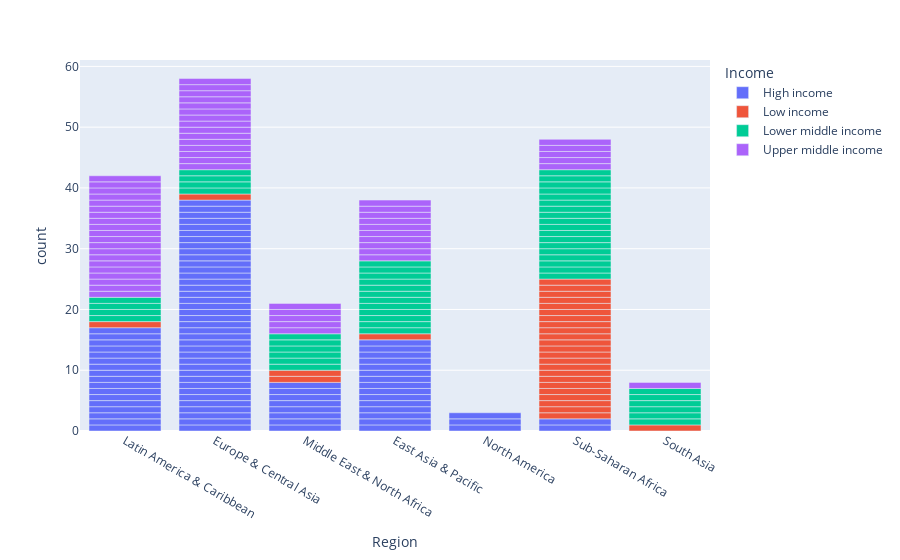

The cell this chart's notebook holds for it:
### Code cell
fig1 = px.bar(df2,x='Region',color='Income')
fig1.show()

### Figure 1 — Plotly figure (JSON) as saved in the notebook; plotly's stock layout.template omitted (floating-point values rounded to 4 significant figures)
{"data": [{"alignmentgroup": "True", "hovertemplate": "Income=High income<br>Region=%{x}<br>count=%{y}<extra></extra>", "legendgroup": "High income", "marker": {"color": "#636efa"}, "name": "High income", "offsetgroup": "High income", "orientation": "v", "showlegend": true, "textposition": "auto", "type": "bar", "x": ["Latin America & Caribbean ", "Europe & Central Asia", "Middle East & North Africa", "Latin America & Caribbean ", "East Asia & Pacific", "Europe & Central Asia", "Europe & Central Asia", "Middle East & North Africa", "Latin America & Caribbean ", "North America", "Latin America & Caribbean ", "East Asia & Pacific", "North America", "Europe & Central Asia", "Europe & Central Asia", "Latin America & Caribbean ", "Latin America & Caribbean ", "Latin America & Caribbean ", "Europe & Central Asia", "Europe & Central Asia", "Europe & Central Asia", "Europe & Central Asia", "Europe & Central Asia", "Europe & Central Asia", "Europe & Central Asia", "Europe & Central Asia", "Europe & Central Asia", "Europe & Central Asia", "Europe & Central Asia", "Europe & Central Asia", "Europe & Central Asia", "East Asia & Pacific", "East Asia & Pacific", "Europe & Central Asia", "Europe & Central Asia", "Europe & Central Asia", "Europe & Central Asia", "Europe & Central Asia", "Middle East & North Africa", "Europe & Central Asia", "East Asia & Pacific", "Latin America & Caribbean ", "East Asia & Pacific", "Middle East & North Africa", "Europe & Central Asia", "Europe & Central Asia", "Europe & Central Asia", "Europe & Central Asia", "East Asia & Pacific", "Latin America & Caribbean ", "Europe & Central Asia", "Middle East & North Africa", "East Asia & Pacific", "Sub-Saharan Africa ", "East Asia & Pacific", "Europe & Central Asia", "Europe & Central Asia", "East Asia & Pacific", "East Asia & Pacific", "Middle East & North Africa", "Latin America & Caribbean ", "East Asia & Pacific", "Europe & Central Asia", "Latin America & Caribbean ", "Europe & Central Asia", "East Asia & Pacific", "Middle East & North Africa", "Europe & Central Asia", "Middle East & North Africa", "East Asia & Pacific", "Europe & Central Asia", "Europe & Central Asia", "Europe & Central Asia", "Europe & Central Asia", "Latin America & Caribbean ", "Sub-Saharan Africa ", "Latin America & Caribbean ", "Latin America & Caribbean ", "East Asia & Pacific", "Latin America & Caribbean ", "North America", "Latin America & Caribbean ", "Latin America & Caribbean "], "xaxis": "x", "y": [1, 1, 1, 1, 1, 1, 1, 1, 1, 1, 1, 1, 1, 1, 1, 1, 1, 1, 1, 1, 1, 1, 1, 1, 1, 1, 1, 1, 1, 1, 1, 1, 1, 1, 1, 1, 1, 1, 1, 1, 1, 1, 1, 1, 1, 1, 1, 1, 1, 1, 1, 1, 1, 1, 1, 1, 1, 1, 1, 1, 1, 1, 1, 1, 1, 1, 1, 1, 1, 1, 1, 1, 1, 1, 1, 1, 1, 1, 1, 1, 1, 1, 1], "yaxis": "y"}, {"alignmentgroup": "True", "hovertemplate": "Income=Low income<br>Region=%{x}<br>count=%{y}<extra></extra>", "legendgroup": "Low income", "marker": {"color": "#EF553B"}, "name": "Low income", "offsetgroup": "Low income", "orientation": "v", "showlegend": true, "textposition": "auto", "type": "bar", "x": ["South Asia", "Sub-Saharan Africa ", "Sub-Saharan Africa ", "Sub-Saharan Africa ", "Sub-Saharan Africa ", "Sub-Saharan Africa ", "Sub-Saharan Africa ", "Sub-Saharan Africa ", "Sub-Saharan Africa ", "Sub-Saharan Africa ", "Latin America & Caribbean ", "Sub-Saharan Africa ", "Sub-Saharan Africa ", "Sub-Saharan Africa ", "Sub-Saharan Africa ", "Sub-Saharan Africa ", "Sub-Saharan Africa ", "East Asia & Pacific", "Sub-Saharan Africa ", "Sub-Saharan Africa ", "Sub-Saharan Africa ", "Sub-Saharan Africa ", "Sub-Saharan Africa ", "Middle East & North Africa", "Sub-Saharan Africa ", "Sub-Saharan Africa ", "Europe & Central Asia", "Sub-Saharan Africa ", "Middle East & North Africa"], "xaxis": "x", "y": [1, 1, 1, 1, 1, 1, 1, 1, 1, 1, 1, 1, 1, 1, 1, 1, 1, 1, 1, 1, 1, 1, 1, 1, 1, 1, 1, 1, 1], "yaxis": "y"}, {"alignmentgroup": "True", "hovertemplate": "Income=Lower middle income<br>Region=%{x}<br>count=%{y}<extra></extra>", "legendgroup": "Lower middle income", "marker": {"color": "#00cc96"}, "name": "Lower middle income", "offsetgroup": "Lower middle income", "orientation": "v", "showlegend": true, "textposition": "auto", "type": "bar", "x": ["Sub-Saharan Africa ", "Sub-Saharan Africa ", "South Asia", "Latin America & Caribbean ", "South Asia", "Sub-Saharan Africa ", "Sub-Saharan Africa ", "Sub-Saharan Africa ", "Sub-Saharan Africa ", "Sub-Saharan Africa ", "Middle East & North Africa", "Middle East & North Africa", "Middle East & North Africa", "East Asia & Pacific", "Sub-Saharan Africa ", "Latin America & Caribbean ", "South Asia", "Sub-Saharan Africa ", "Europe & Central Asia", "East Asia & Pacific", "East Asia & Pacific", "East Asia & Pacific", "South Asia", "Sub-Saharan Africa ", "Middle East & North Africa", "Europe & Central Asia", "East Asia & Pacific", "East Asia & Pacific", "Sub-Saharan Africa ", "Sub-Saharan Africa ", "Latin America & Caribbean ", "South Asia", "South Asia", "East Asia & Pacific", "East Asia & Pacific", "Middle East & North Africa", "Sub-Saharan Africa ", "East Asia & Pacific", "Latin America & Caribbean ", "Sub-Saharan Africa ", "Sub-Saharan Africa ", "East Asia & Pacific", "Middle East & North Africa", "Sub-Saharan Africa ", "Europe & Central Asia", "Europe & Central Asia", "East Asia & Pacific", "East Asia & Pacific", "Sub-Saharan Africa ", "Sub-Saharan Africa "], "xaxis": "x", "y": [1, 1, 1, 1, 1, 1, 1, 1, 1, 1, 1, 1, 1, 1, 1, 1, 1, 1, 1, 1, 1, 1, 1, 1, 1, 1, 1, 1, 1, 1, 1, 1, 1, 1, 1, 1, 1, 1, 1, 1, 1, 1, 1, 1, 1, 1, 1, 1, 1, 1], "yaxis": "y"}, {"alignmentgroup": "True", "hovertemplate": "Income=Upper middle income<br>Region=%{x}<br>count=%{y}<extra></extra>", "legendgroup": "Upper middle income", "marker": {"color": "#ab63fa"}, "name": "Upper middle income", "offsetgroup": "Upper middle income", "orientation": "v", "showlegend": true, "textposition": "auto", "type": "bar", "x": ["Europe & Central Asia", "Latin America & Caribbean ", "Europe & Central Asia", "East Asia & Pacific", "Europe & Central Asia", "Europe & Central Asia", "Europe & Central Asia", "Europe & Central Asia", "Latin America & Caribbean ", "Latin America & Caribbean ", "Sub-Saharan Africa ", "East Asia & Pacific", "Latin America & Caribbean ", "Latin America & Caribbean ", "Latin America & Caribbean ", "Latin America & Caribbean ", "Latin America & Caribbean ", "Latin America & Caribbean ", "East Asia & Pacific", "Sub-Saharan Africa ", "Europe & Central Asia", "Sub-Saharan Africa ", "Latin America & Caribbean ", "Latin America & Caribbean ", "Latin America & Caribbean ", "East Asia & Pacific", "Middle East & North Africa", "Middle East & North Africa", "Latin America & Caribbean ", "Middle East & North Africa", "Europe & Central Asia", "Middle East & North Africa", "Middle East & North Africa", "Latin America & Caribbean ", "South Asia", "Latin America & Caribbean ", "East Asia & Pacific", "Europe & Central Asia", "Europe & Central Asia", "East Asia & Pacific", "Sub-Saharan Africa ", "Latin America & Caribbean ", "Latin America & Caribbean ", "Europe & Central Asia", "Europe & Central Asia", "Latin America & Caribbean ", "East Asia & Pacific", "Europe & Central Asia", "East Asia & Pacific", "Europe & Central Asia", "East Asia & Pacific", "Latin America & Caribbean ", "Latin America & Caribbean ", "East Asia & Pacific", "Europe & Central Asia", "Sub-Saharan Africa "], "xaxis": "x", "y": [1, 1, 1, 1, 1, 1, 1, 1, 1, 1, 1, 1, 1, 1, 1, 1, 1, 1, 1, 1, 1, 1, 1, 1, 1, 1, 1, 1, 1, 1, 1, 1, 1, 1, 1, 1, 1, 1, 1, 1, 1, 1, 1, 1, 1, 1, 1, 1, 1, 1, 1, 1, 1, 1, 1, 1], "yaxis": "y"}], "layout": {"barmode": "relative", "legend": {"title": {"text": "Income"}, "tracegroupgap": 0}, "margin": {"t": 60}, "xaxis": {"anchor": "y", "domain": [0, 1], "title": {"text": "Region"}}, "yaxis": {"anchor": "x", "domain": [0, 1], "title": {"text": "count"}}}}
